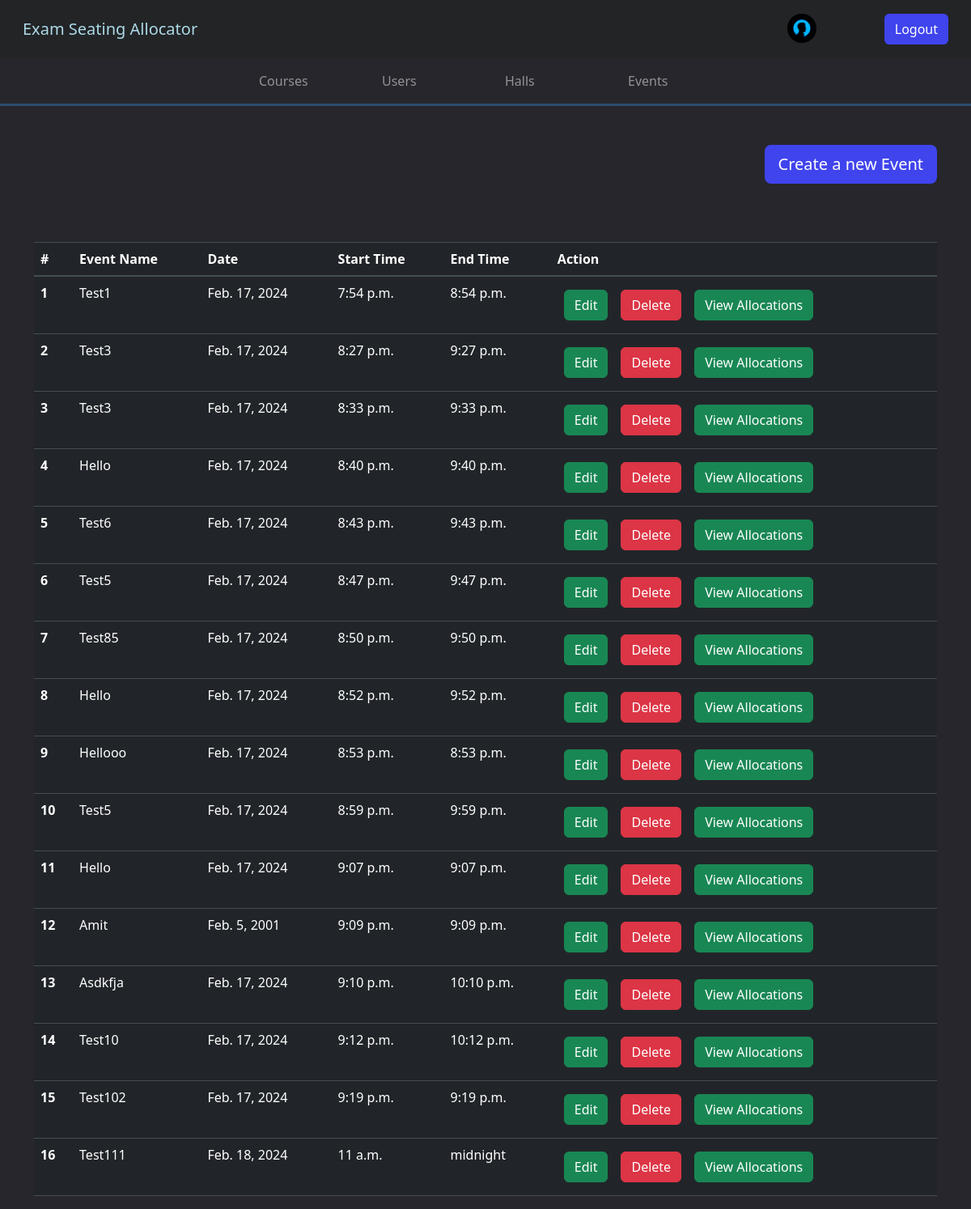
Page /admin_events_view/ (signed in) on the earlier database version.
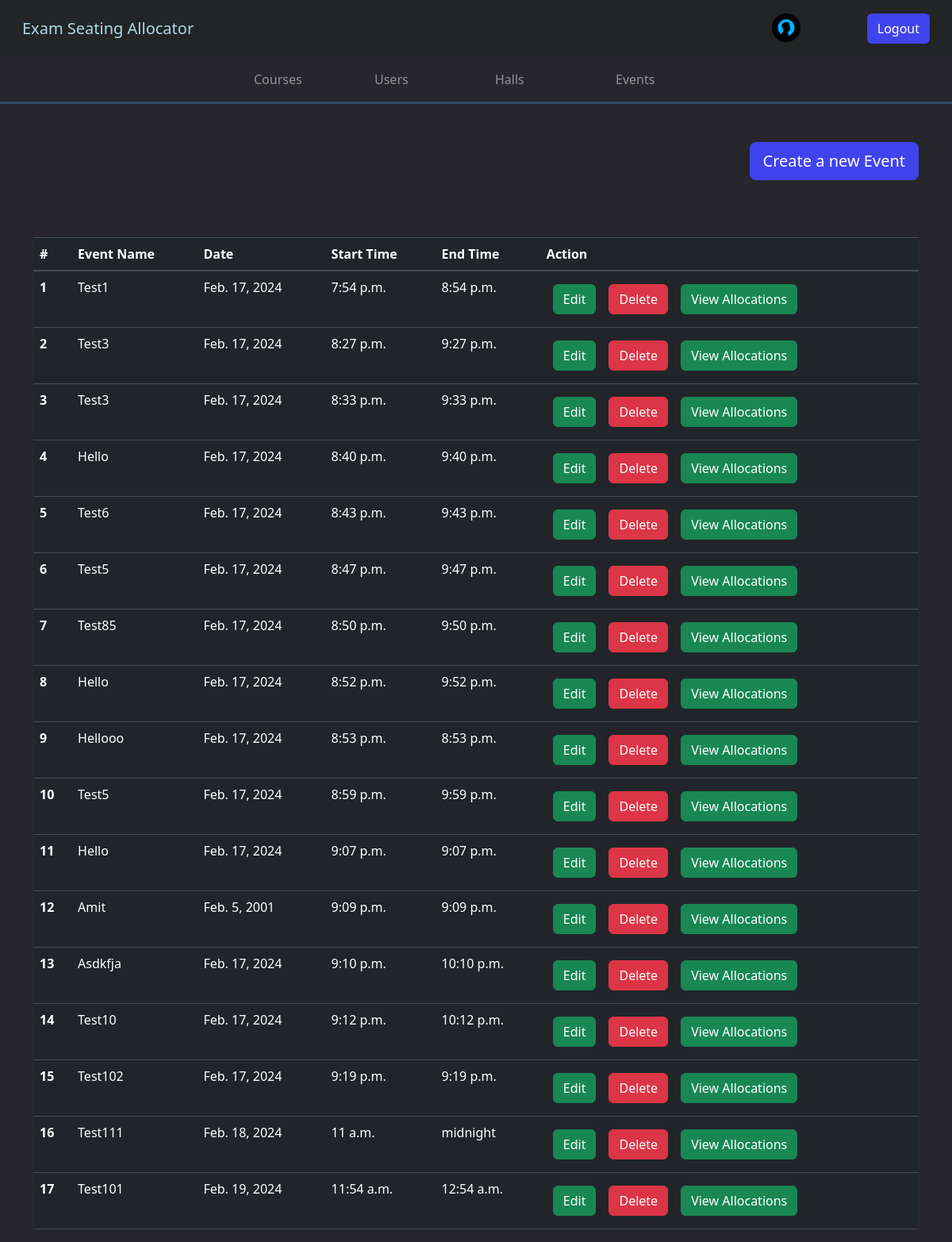
Same page on the later database version.
### api/models.py (models this page shows)
class Event(models.Model):
    name = models.CharField(max_length=100, blank=True)
    date = models.DateField()
    start_time = models.TimeField()
    end_time = models.TimeField()

### api/views.py (the view)
# urls.py: path("admin_events_view/", admin_events_view, name="admin_events_view"),
@user_passes_test(is_admin, login_url="login_page")
def admin_events_view(request):
    events = Event.objects.all()
    context = {"homeurl": "admin_home", "events": events}
    return render(request, "viewEvents.html", context)

### api/views.py (called while the page is built)
def is_admin(user):
    return user.groups.filter(name="RTEs").exists()

### api/templates/viewEvents.html (shortened to what this page needs)
{%extends "base.html"%} {%block start%} {% csrf_token %}
<div class="container mt-5">
  {%if not user.user_type == "teacher"%}
  <div class="d-flex justify-content-end">
    <a class="btn register-button btn-lg" href="/create_new_event/">Create a new Event</a>
  </div>
  <br>
  {%endif%}
  <table class="table mt-5 table-dark">
  <thead>
    <tr>
      <th scope="col">#</th>
      <th scope="col">Event Name</th>
      <th scope="col">Date </th>
      <th scope="col">Start Time </th>
      <th scope="col">End Time</th>
      <th scope="col">Action</th>
    </tr>
  </thead>
  <tbody >
    {%for event in events%}
    <tr>
      <th scope="row">{{forloop.counter}}</th>
      <td>{{event.name| capfirst}}</td>
      <td>{{event.date}}</td>
      <td>{{event.start_time}}</td>
      <td>{{event.end_time}}</td>
      <td>
        {%if not user.user_type == "teacher"%}
         <a href="/update_course/{{course.id}}" class="btn btn-success m-2">Edit</button>
        <a href="/delete_event/{{event.id}}" class="btn btn-danger m-2" onclick="return confirm('Are you sure you want to delete this event?');">Delete</button>
          {%endif%}
          <a href="/view_seat_allocations{%if user.user_type == "teacher"%}_teacher{%endif%}/{{event.id}}" class="btn btn-success m-2">View Allocations</button>
      </td>
    </tr>
    {%endfor%}
  </tbody>
</table>
</div>
    {%endblock%}

Differences in the rows shown:
added Event: name "Test101", date "Feb. 19, 2024", start_time "11:54 a.m.", end_time "12:54 a.m."
